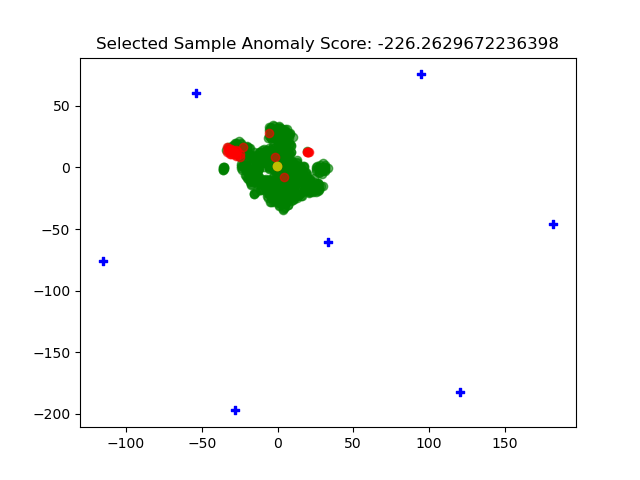

Write the Python code that produced this figure.
import numpy as np
import pandas as pd
import tensorflow as tf

from sklearn.metrics import precision_recall_fscore_support as prf, accuracy_score, roc_auc_score, auc, precision_recall_curve

from tqdm import tqdm

from imblearn.over_sampling import SMOTE

from cuml.cluster import KMeans as cuKMeans
from sklearn.cluster import KMeans

import matplotlib.pyplot as plt
from sklearn.manifold import TSNE

from prettytable import PrettyTable

# define compared algorithms from the Experiments section
evaluated_algorithms = [
    'WO_TTA_Baseline',
    'Gaussian_TTA_Baseline',
    'Euclidean_SMOTE_TTA',
    'Siamese_SMOTE_TTA',
    'Euclidean_Kmeans_TTA',
    'Siamese_Kmeans_TTA'
]

# define anomaly detection estimators from the Experiments section
evaluated_estimators = [
    # 'Autoencoder',
    # 'Isolation Forest',
    'One-Class SVM',
    # 'Local Outlier Factor'
]

def test(X, folded_test_datasets_list, trained_estimators_list, trained_siamese_network, euclidean_nn_model, siamese_nn_model, args):
    """
    Performing test phase on the test set with all of the compared algorithms described in the Experiments section

    Parameters
    ----------
    X: ndarray of shape (#num_samples, #features). The dataset's features
    folded_test_datasets_list: list. The test set of each split in the k-fold
    trained_estimators_list: list. The trained estimator of each split in hte k-fold
    trained_siamese_network. TF's Model. The trained siamese internal model. used to obtain embedding of each test instance
    euclidean_nn_model: trained Neareset Neighbors model with euclidean distance metric
    siamese_nn_model: trained Neareset Neighbors model with Siamese distance metric
    args: argparse args. The args given to the program
    """

    # define k-fold split's metrics dict
    # algorithm:estimator:metric:fold
    algorithms_folds_metrics_dict = {algorithm: {estimator: [] for estimator in evaluated_estimators} for algorithm in evaluated_algorithms}

    for split_index in range(args.n_folds):
        # test set-up
        test_ds = folded_test_datasets_list[split_index]
        trained_estimator = trained_estimators_list[split_index]
        ae_test_step_func = ae_test_step()
        
        print(f"--- Testing k-fold split index: {split_index+1} ---")
        # testing current k-fold split
        current_split_algorithms_metrics = test_loop(X, test_ds, trained_estimator, euclidean_nn_model, siamese_nn_model, trained_siamese_network, ae_test_step_func, args)

        # update the folds metrics dictionary
        for algorithm, estimator_metrics in current_split_algorithms_metrics.items():
            for estimator, metrics in estimator_metrics.items():
                algorithms_folds_metrics_dict[algorithm][estimator].append(metrics)
    
    for algorithm, estimator_folds_metrics in algorithms_folds_metrics_dict.items():
        for estimator, folds_metrics in estimator_folds_metrics.items():
            algorithms_folds_metrics_dict[algorithm][estimator] = np.array(folds_metrics)
    
    # presenting results
    print_test_results(algorithms_folds_metrics_dict, args)

def test_loop(X, test_ds, trained_estimator, euclidean_nn_model, siamese_nn_model, trained_siamese_network, ae_test_step_func, args):
    """
    Performing the test loop with every evaluated algorithm.

    Parameters
    ----------
    X: numpy ndarray of shape (#num_samples, #features). The dataset's features
    test_ds: TF's Dataset. The test set
    trained_estimator: A trained anomaly detector.
    euclidean_nn_model. trained Nearest Neighbors model with euclidean distance metric
    siamese_nn_model. trained Nearest Neighbors mkodel with siamese distance metric
    trained_siamese_network: TF's Model. The trained siamese model used for calculating two samples' distance
    ae_test_step_func: function. The function that is used for performing single test step with AE anomaly detection estimator
    args: argparse args. The args given to the program
    """

    # loss function - with reduction equals to `NONE` in order to get the loss of every test example
    loss_func = tf.keras.losses.MeanSquaredError(reduction=tf.keras.losses.Reduction.NONE)

    # extract estimators
    trained_encoder, trained_decoder = trained_estimator['ae'][0], trained_estimator['ae'][1]
    trained_if = trained_estimator['if']
    trained_ocs = trained_estimator['ocs']
    trained_lof = trained_estimator['lof']

    num_neighbors = args.num_neighbors
    num_augmentations = args.num_augmentations

    algorithms_test_loss = {algorithm: {estimator: [] for estimator in evaluated_estimators} for algorithm in evaluated_algorithms}
    algorithms_metrics = {algorithm: {estimator: None for estimator in evaluated_estimators} for algorithm in evaluated_algorithms}

    all_tta_samples = []
    all_test_samples = []

    test_labels = []
    tqdm_total_bar = test_ds.cardinality().numpy()
    for step, (x_batch_test, y_batch_test) in tqdm(enumerate(test_ds), total=tqdm_total_bar):

        all_test_samples.append(x_batch_test)

        # predicting with each estimator without TTA (first Baseline)
        ae_reconstruction_loss = ae_test_step_func(x_batch_test, trained_encoder, trained_decoder, loss_func).numpy()
        if_anomaly_score = if_test_step(x_batch_test, trained_if)
        ocs_anomaly_score = ocs_test_step(x_batch_test, trained_ocs)
        lof_anomaly_score = lof_test_step(x_batch_test, trained_lof)

        # saving first Baseline results for each estimator
        # algorithms_test_loss['WO_TTA_Baseline']['Autoencoder'].append(ae_reconstruction_loss)
        # algorithms_test_loss['WO_TTA_Baseline']['Isolation Forest'].append(if_anomaly_score)
        algorithms_test_loss['WO_TTA_Baseline']['One-Class SVM'].append(ocs_anomaly_score)
        # algorithms_test_loss['WO_TTA_Baseline']['Local Outlier Factor'].append(lof_anomaly_score)
        test_labels.append(y_batch_test.numpy())

        # calculate euclidean nn indices
        euclidean_nn_batch_neighbors_indices = euclidean_nn_model.kneighbors(X=x_batch_test.numpy(), n_neighbors=num_neighbors, return_distance=False)
        # calculate siamese nn indices
        test_batch_latent_features = trained_siamese_network(x_batch_test).numpy()
        siamese_nn_batch_neighbors_indices = siamese_nn_model.kneighbors(X=test_batch_latent_features, n_neighbors=num_neighbors, return_distance=False)

        random_idx = np.random.randint(X.shape[0], size=(x_batch_test.shape[0], num_neighbors))
        euclidean_nn_batch_neighbors_features = X[random_idx]
        siamese_nn_batch_neighbors_features = X[random_idx]

        algorithms_tta_samples_dict = {
            'Gaussian_TTA_Baseline': generate_random_noise_tta_samples(x_batch_test.numpy(), num_augmentations=num_augmentations),
            'Euclidean_SMOTE_TTA': generate_oversampling_tta_samples(euclidean_nn_batch_neighbors_features, oversampling_method=SMOTE, num_neighbors=num_neighbors, num_augmentations=num_augmentations),
            'Siamese_SMOTE_TTA': generate_oversampling_tta_samples(siamese_nn_batch_neighbors_features, oversampling_method=SMOTE, num_neighbors=num_neighbors, num_augmentations=num_augmentations),
            'Euclidean_Kmeans_TTA': generate_kmeans_tta_samples(euclidean_nn_batch_neighbors_features, args.with_cuml, num_augmentations=num_augmentations),
            'Siamese_Kmeans_TTA': generate_kmeans_tta_samples(siamese_nn_batch_neighbors_features, args.with_cuml, num_augmentations=num_augmentations)
        }
        all_tta_samples.append(algorithms_tta_samples_dict['Siamese_Kmeans_TTA'])

        # making prediction (with the anomaly detection estimator) for every tta sample
        algorithms_tta_predictions_dict = {
            algorithm: {
                # 'Autoencoder': ae_test_step_func(tta_samples, trained_encoder, trained_decoder, loss_func).numpy(),
                # 'Isolation Forest': if_test_step(tta_samples, trained_if),
                'One-Class SVM': ocs_test_step(tta_samples, trained_ocs),
                # 'Local Outlier Factor': lof_test_step(tta_samples, trained_lof)
            }
            for algorithm, tta_samples in algorithms_tta_samples_dict.items()
        }

        # merging given test sample's prediction with its tta predictions
        for algorithm, estimators_predictions in algorithms_tta_predictions_dict.items():
            for estimator, tta_preds in estimators_predictions.items():
                wo_tta_pred = algorithms_test_loss['WO_TTA_Baseline'][estimator][step]
                # combine original test samples' predictions with the kmeans regular-NN TTA samples' prediction
                for wo_tta_single_pred, tta_single_pred in list(zip(wo_tta_pred, tta_preds)):
                    combined_tta_loss = np.concatenate([[wo_tta_single_pred], tta_single_pred])
                    algorithms_test_loss[algorithm][estimator].append(np.mean(combined_tta_loss))
    
    # flatten w/o tta baseline test loss and the test_labels vectors
    # algorithms_test_loss['WO_TTA_Baseline'] = np.concatenate(algorithms_test_loss['WO_TTA_Baseline'], axis=0)
    for estimator, estimator_test_loss in algorithms_test_loss['WO_TTA_Baseline'].items():
        algorithms_test_loss['WO_TTA_Baseline'][estimator] = np.concatenate(estimator_test_loss, axis=0)
    test_labels = np.concatenate(test_labels, axis=0)
    y_true = np.asarray(test_labels).astype(int)

    normal_idx=np.random.choice(np.where(y_true == 1)[0], 1)[0]
    all_test_samples = TSNE(n_components=2).fit_transform(np.concatenate(all_test_samples, axis=0))
    all_tta_samples = TSNE(n_components=2).fit_transform(np.concatenate(all_tta_samples, axis=0)[normal_idx])
    plt.scatter(all_test_samples[y_true == 0][:, 0], all_test_samples[y_true == 0][:, 1], c='g', alpha=0.6)
    plt.scatter(all_test_samples[y_true == 1][:, 0], all_test_samples[y_true == 1][:, 1], c='r', alpha=0.6)
    plt.scatter(all_test_samples[normal_idx, 0], all_test_samples[normal_idx, 1], c='y', alpha=1)
    plt.scatter(all_tta_samples[:, 0], all_tta_samples[:, 1], c='b', marker="P", alpha=1)
    plt.title(f"Selected Sample Anomaly Score: {algorithms_test_loss['Siamese_Kmeans_TTA']['One-Class SVM'][normal_idx]}")
    plt.savefig("test.png")
    exit(0)

    # calculating AUC
    for algorithm, estimator_final_preds in algorithms_metrics.items():
        for estimator in estimator_final_preds.keys():
            algorithms_metrics[algorithm][estimator] = (roc_auc_score(y_true, algorithms_test_loss[algorithm][estimator]))

    return algorithms_metrics

def ae_test_step():
    # @tf.function
    def test_one_step(inputs, encoder, decoder, loss_func):
        latent_var = encoder(inputs)
        reconstructed = decoder(latent_var)
        reconstruction_loss = loss_func(inputs, reconstructed)

        return reconstruction_loss
    return test_one_step

def if_test_step(test_X, trained_if):
    """
    A test phase with Isolation Forest on the given test set

    Parameters
    ----------
    test_X: numpy ndarray of shape (batch_size, num_augmentations, dataset's features dim) or (batch_size, dataset's features dim). The batch test set
    trained_if: scikit-learn's IsolationForest. The trained Isolation Forest as anomaly detection estimator
    """

    if len(test_X.shape) == 3:
        batch_anomaly_score = []
        for one_test_tta_samples in test_X:
            anomaly_score = -1 * trained_if.score_samples(one_test_tta_samples)
            batch_anomaly_score.append(anomaly_score)

        anomaly_score = np.array(batch_anomaly_score)
    else:
        anomaly_score = -1 * trained_if.score_samples(test_X)

    return anomaly_score

def lof_test_step(test_X, trained_lof):
    """
    A test phase with Local Outlier Factor on the given test set

    Parameters
    ----------
    test_X: numpy ndarray of shape (batch_size, dataset's features dim). The batch test set
    trained_lof: scikit-learn's LocalOutlierFactor. The trained Local Outlier Factor as anomaly detection estimator
    """

    if len(test_X.shape) == 3:
        batch_anomaly_score = []
        for one_test_tta_samples in test_X:
            anomaly_score = -1 * trained_lof.score_samples(one_test_tta_samples)
            batch_anomaly_score.append(anomaly_score)

        anomaly_score = np.array(batch_anomaly_score)
    else:
        anomaly_score = -1 * trained_lof.score_samples(test_X)

    return anomaly_score

def ocs_test_step(test_X, trained_ocs):
    """
    A test phase with One-Class SVM on the given test set

    Parameters
    ----------
    test_X: numpy ndarray of shape (batch_size, dataset's features dim). The batch test set
    trained_ocs: scikit-learn's OneClassSVM. The trained One-Class SVM as anomaly detection estimator
    """

    if len(test_X.shape) == 3:
        batch_anomaly_score = []
        for one_test_tta_samples in test_X:
            anomaly_score = -1 * trained_ocs.score_samples(one_test_tta_samples)
            batch_anomaly_score.append(anomaly_score)

        anomaly_score = np.array(batch_anomaly_score)
    else:
        anomaly_score = -1 * trained_ocs.score_samples(test_X)

    return anomaly_score

def generate_random_noise_tta_samples(x_batch_test, num_augmentations):
    """
    Generating TTA with random Gaussian noise

    Parameters
    ----------
    x_batch_test: ndarray of shape (batch_size, #features). The features of each test sample in the batch
    num_augmentations: int. The nubmer of augmentations to produce 
    """

    # scale = 0.2
    random_noise = np.random.normal(size=(x_batch_test.shape[0], num_augmentations, x_batch_test.shape[1]))
    # adding the noise to the original batch test samples. expanding the middle dim of x_batch_test to make it (batch_size, 1, dataset_features_dim)
    gaussian_tta_samples = np.expand_dims(x_batch_test, axis=1) + random_noise
    
    return gaussian_tta_samples

def generate_kmeans_tta_samples(batch_neighbors_features, with_cuML, num_augmentations):
    """
    Generating TTA with trained k-means

    Parameters
    ----------
    batch_neighbors_features: numpy ndarray of shape (batch_size, num_neighbors, #features). The features of each neighbor of each test sample that is in the batch
    with_cuML: bool. If True, then using cuML's k-Means model otherwise using scikit-learn's k-Means model
    num_augmentations: int. The number of augmentations to produce
    """

    batch_tta_samples = []
    for neighbors_features in batch_neighbors_features:
        if with_cuML:
            kmeans_model = cuKMeans(n_clusters=num_augmentations, random_state=1234)
        else:
            kmeans_model = cuKMeans(n_clusters=num_augmentations, random_state=1234)
        neighbors_features = neighbors_features.astype(np.float32)
        kmeans_model.fit(X=neighbors_features)
        tta_samples = kmeans_model.cluster_centers_
        # appending to the batch tta samples
        batch_tta_samples.append(tta_samples)
    
    return np.array(batch_tta_samples)

def generate_oversampling_tta_samples(oversampling_batch_neighbors_features, num_neighbors, num_augmentations, oversampling_method):
    """
    Generating TTA with oversampling method (SMOTE)

    Parameters
    ----------
    oversampling_batch_neighbors_features: numpy ndarray of shape (batch_size, num_neighbors, #features). The features of each neighbor of each test sample that is in the batch
    num_neighbors: int. The number of neighbor each test sample in the batch has
    num_augmentations: int. The number of augmentations to produce
    oversampling_meethod: function. SMOTE function
    """

    batch_size, features_dim = oversampling_batch_neighbors_features.shape[0], oversampling_batch_neighbors_features.shape[-1]

    oversampling_batch_tta_samples = np.zeros((batch_size, num_augmentations, features_dim))
    for index_in_batch, original_neighbors_features in enumerate(oversampling_batch_neighbors_features):
        original_neighbors_labels = np.zeros((original_neighbors_features.shape[0],))
        
        # create fake samples for the imblearn dataset
        fake_neighbors_features = np.zeros((num_neighbors + num_augmentations, features_dim))
        fake_neighbors_labels = np.ones((fake_neighbors_features.shape[0],))

        # create the imblearn dataset
        imblearn_features = np.concatenate([original_neighbors_features, fake_neighbors_features])
        imblearn_labels = np.concatenate([original_neighbors_labels, fake_neighbors_labels])

        oversampling_obj = oversampling_method(k_neighbors=num_neighbors-1, random_state=42)
        X_res, y_res = oversampling_obj.fit_resample(imblearn_features, imblearn_labels)

        current_augmentations = X_res[-num_augmentations:]
        oversampling_batch_tta_samples[index_in_batch] = current_augmentations
    
    return oversampling_batch_tta_samples

def print_test_results(algorithms_folds_metrics, args):
    """
    Printing the results metrics of all of the evaluated algorithms

    Parameters
    ----------
    algorithms_folds_metrics: dictionaty. A dictionary that holds the results metrics for every algorithm in every k-fold split
    args: argparse args. The args given to the program
    """
    
    max_col_len=len(max(evaluated_estimators, key=len))

    print(f"--- AUC on {args.n_folds}-fold cross-validation with {args.num_neighbors} neighbors and {args.num_augmentations} augmentations ---")

    # creating table structure
    table = PrettyTable()
    table.field_names = ['Algorithm', 'Autoencoder', 'Isolation Forest', 'One-Class SVM', 'Local Outlier Factor']

    for algorithm, metrics in algorithms_folds_metrics.items():
        ae_mean_std_auc = "{:0.3f}+-{:0.3f}".format(metrics['Autoencoder'].mean(axis=0), metrics['Autoencoder'].std(axis=0))
        if_mean_std_auc = "{:0.3f}+-{:0.3f}".format(metrics['Isolation Forest'].mean(axis=0), metrics['Isolation Forest'].std(axis=0))
        ocs_mean_std_auc = "{:0.3f}+-{:0.3f}".format(metrics['One-Class SVM'].mean(axis=0), metrics['One-Class SVM'].std(axis=0))
        lof_mean_std_auc = "{:0.3f}+-{:0.3f}".format(metrics['Local Outlier Factor'].mean(axis=0), metrics['Local Outlier Factor'].std(axis=0))
        table.add_row([algorithm, ae_mean_std_auc, if_mean_std_auc, ocs_mean_std_auc, lof_mean_std_auc])
    
    print(table)
